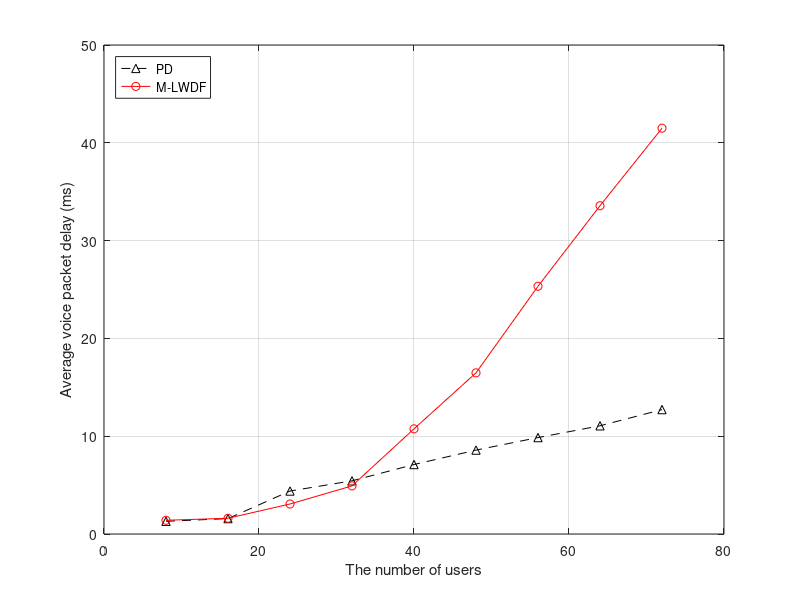
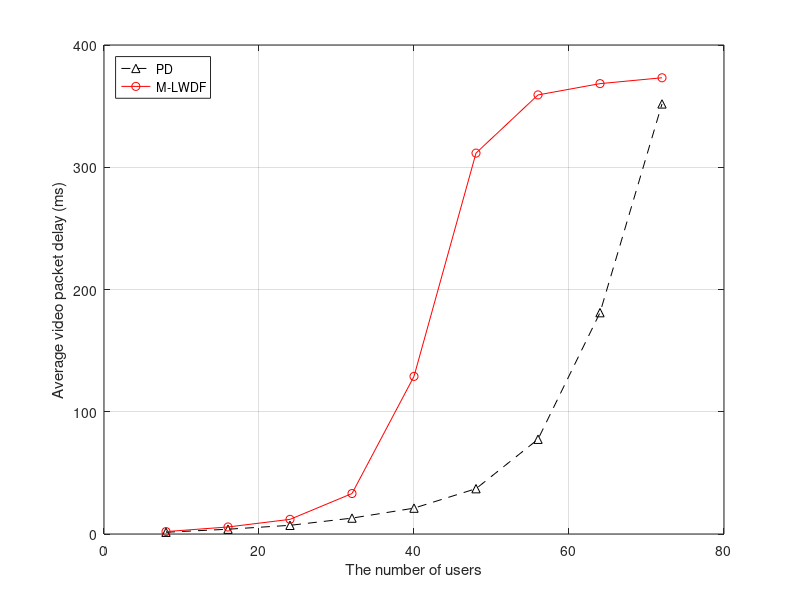
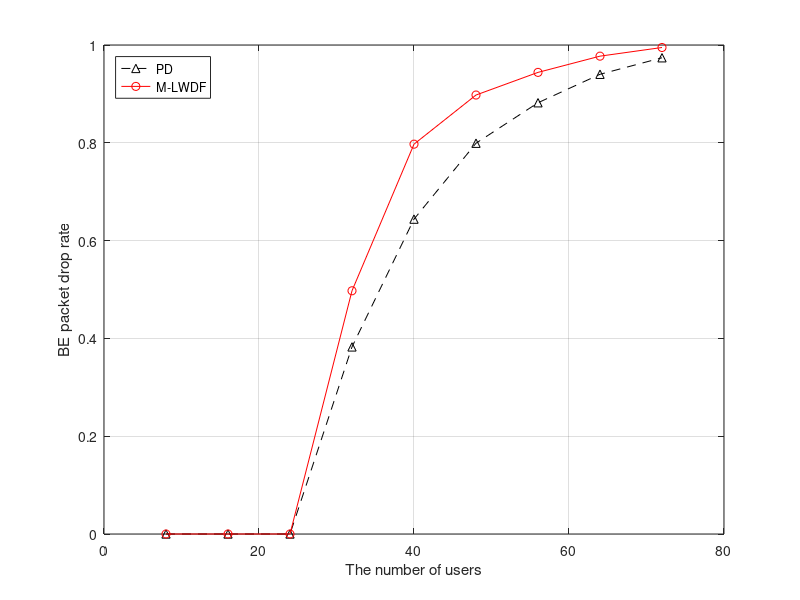

Write MATLAB code to recreate these figures, in order.
clear;
load('PD_user_advanced.mat');
load('MLWDF_user_advanced.mat');

figure('name','Average voice packet delay');
plot(user_set,PD_delay_voice_avg,'k^--');
hold on;
plot(user_set,MLWDF_delay_voice_avg,'ro-');
xlabel('The number of users');
ylabel('Average voice packet delay (ms)');
legend('PD','M-LWDF','location','NorthWest');
grid on;

figure('name','Average video packet delay');
plot(user_set,PD_delay_video_avg,'k^--');
hold on;
plot(user_set,MLWDF_delay_video_avg,'ro-');
xlabel('The number of users');
ylabel('Average video packet delay (ms)');
legend('PD','M-LWDF','location','NorthWest');
grid on;

figure('name','Average video packet delay');
plot(user_set,PD_pkt_drop_rate_BE,'k^--');
hold on;
plot(user_set,MLWDF_pkt_drop_rate_BE,'ro-');
xlabel('The number of users');
ylabel('BE packet drop rate');
legend('PD','M-LWDF','location','NorthWest');
grid on;

flag=1;